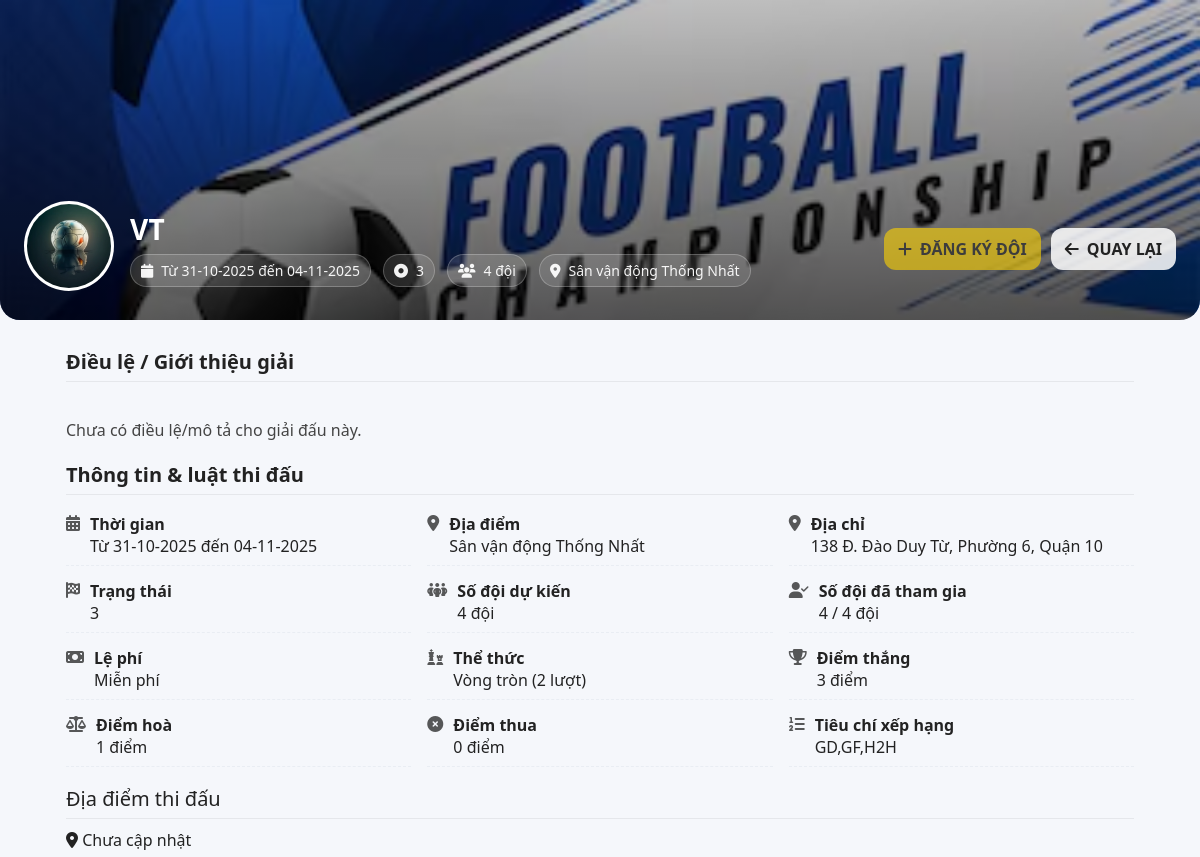
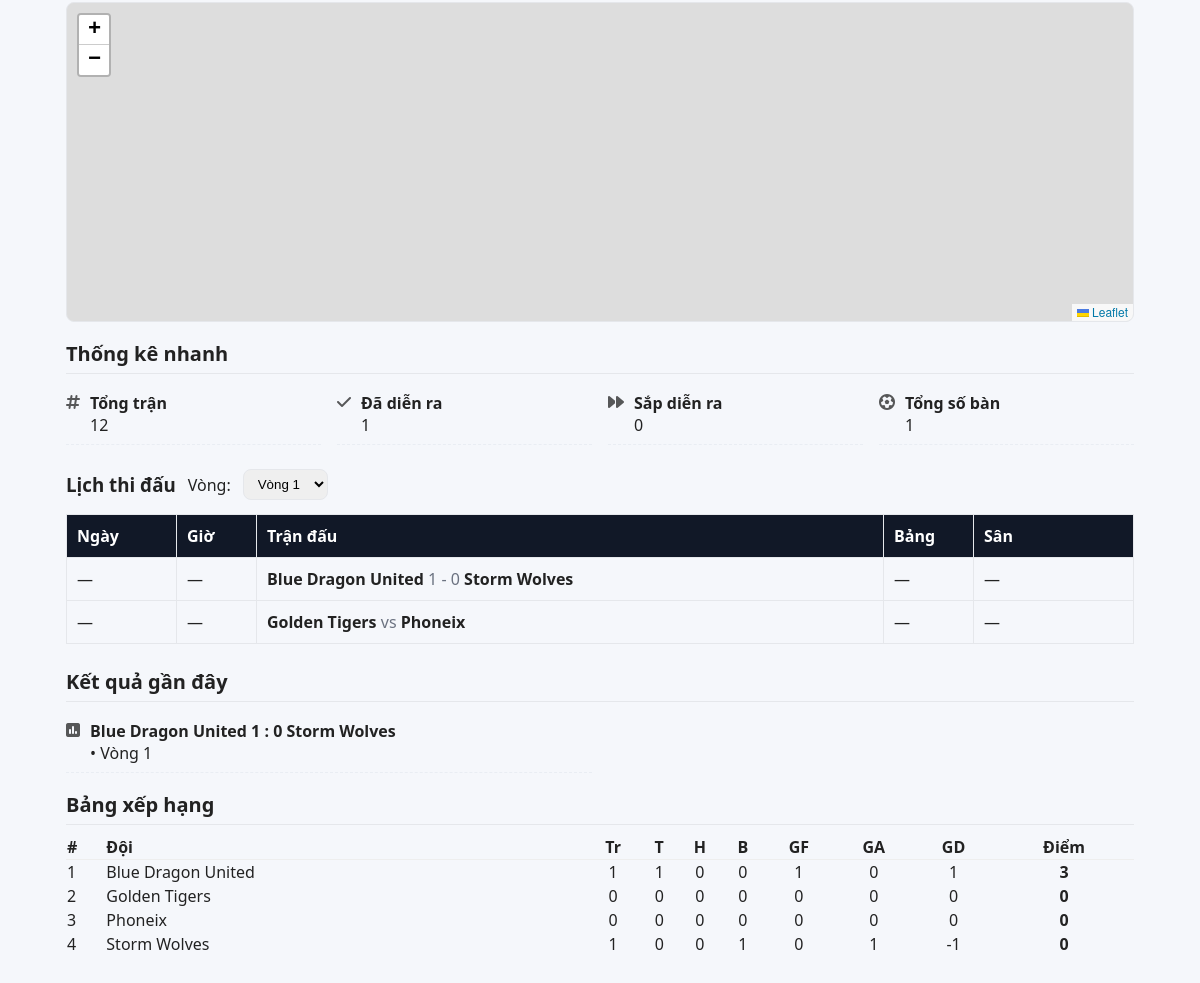
Screenshot of /view/tourna_detail.php?id=27 with the database file from the repository (2 pictures, top to bottom).
### tables this page shows
CREATE TABLE `tournament` (
  `idtourna` int(11) NOT NULL,
  `tournaName` varchar(255) NOT NULL,
  `logo` varchar(255) NOT NULL,
  `banner` varchar(255) NOT NULL,
  `startdate` datetime NOT NULL,
  `enddate` datetime NOT NULL,
  `status` tinyint(4) NOT NULL DEFAULT 0 COMMENT '0=draft,1=upcoming,2=ongoing,3=finished,4=cancelled',
  `team_count` int(11) DEFAULT NULL,
  `allow_online_reg` tinyint(1) NOT NULL DEFAULT 0,
  `regis_open_at` datetime DEFAULT NULL,
  `regis_close_at` datetime DEFAULT NULL,
  `id_org` bigint(20) UNSIGNED NOT NULL,
  `id_rule` int(11) DEFAULT NULL,
  `id_local` int(11) DEFAULT NULL,
  `fee_type` enum('FREE','PAID') NOT NULL DEFAULT 'FREE',
  `fee_amount` decimal(12,0) DEFAULT NULL,
  `regulation_summary` mediumtext DEFAULT NULL
);

CREATE TABLE `location` (
  `id_local` int(11) NOT NULL,
  `LocalName` varchar(100) NOT NULL,
  `Address` varchar(100) NOT NULL,
  `lat` decimal(9,6) DEFAULT NULL,
  `lng` decimal(9,6) DEFAULT NULL,
  `display_name` varchar(255) DEFAULT NULL,
  `provider` varchar(20) DEFAULT NULL,
  `provider_id` varchar(100) DEFAULT NULL,
  `formatted_address` varchar(255) DEFAULT NULL
);

CREATE TABLE `match` (
  `id_match` int(11) NOT NULL,
  `id_tourna` int(11) NOT NULL,
  `id_group` int(11) DEFAULT NULL,
  `round_no` int(11) NOT NULL,
  `leg_no` tinyint(4) DEFAULT 1,
  `home_team_id` int(11) DEFAULT NULL,
  `away_team_id` int(11) DEFAULT NULL,
  `home_placeholder` varchar(60) DEFAULT NULL,
  `away_placeholder` varchar(60) DEFAULT NULL,
  `kickoff_date` date DEFAULT NULL,
  `kickoff_time` time DEFAULT NULL,
  `venue` varchar(120) DEFAULT NULL,
  `status` enum('scheduled','played','canceled') DEFAULT 'scheduled',
  `home_score` tinyint(4) DEFAULT NULL,
  `away_score` tinyint(4) DEFAULT NULL,
  `location_id` int(11) DEFAULT NULL,
  `pitch_label` varchar(30) DEFAULT NULL
);

CREATE TABLE `team` (
  `id_team` int(11) NOT NULL,
  `teamName` varchar(250) NOT NULL,
  `logo` varchar(200) NOT NULL,
  `teamMember_count` int(11) NOT NULL,
  `id_user` bigint(20) UNSIGNED NOT NULL,
  `status` tinyint(1) NOT NULL DEFAULT 1
);

### view/tourna_detail.php (the view, shortened to what the rows shown need)
<?php
include_once(__DIR__ . "/../control/controltourna.php");
include_once(__DIR__ . "/../model/modelschedule.php");
$id = $_GET['id'] ?? $_GET['id_tourna'] ?? null;
$c   = new cTourna();
$tbl = $c->getTournamentFullDetails($id);
$row = $tbl->fetch_assoc();
$ruleType = strtolower($row['ruletype'] ?? $row['rule_type'] ?? '');
$BASE = rtrim(dirname($_SERVER['PHP_SELF']), '/');
function resolvePath(string $raw = null, string $fallback = '') {
  $raw = trim((string)$raw);
  if (preg_match('~^(https?://|/|\.{1,2}/)~i', $raw)) return $raw;
  global $BASE; return $BASE . '/' . ltrim($raw, '/');
}
$teamCnt  = $row['team_count'] ?? ($row['teamCount'] ?? '');
$approved = $c->countApprovedTeams($id);
$title    = $row['tournaName'] ?? ($row['name'] ?? 'Giải đấu');
$start    = !empty($row['startdate']) ? date('d-m-Y', strtotime($row['startdate'])) : '';
$end      = !empty($row['enddate'])   ? date('d-m-Y', strtotime($row['enddate']))   : '';
$status   = $row['status']   ?? '';
$location = $row['location'] ;
$address  = $row['address'] ;
$rawLogo   = trim($row['logo']   ?? '');
$logoSrc   = resolvePath($rawLogo,   $BASE . '/../img/giaidau/logo_macdinh.png');
$dateText  = $start ? ('Từ ' . $start . ($end ? ' đến ' . $end : '')) : '';
?>
<!DOCTYPE html>
<html lang="vi">
<head>
  <link rel="stylesheet" href="https://cdnjs.cloudflare.com/ajax/libs/font-awesome/6.4.0/css/all.min.css">
</head>
<body>
<header class="hero-header">
  <div class="hero-inner">
    <div class="logo">
      <img src="<?= htmlspecialchars($logoSrc) ?>" alt="logo"
           onerror="this.onerror=null;this.src='<?= $BASE ?>/img/giaidau/logo_macdinh.png';">
    </div>
    <div class="title-wrap">
      <h1><?= htmlspecialchars(mb_strtoupper($title)) ?></h1>
      <div class="meta">
        <?php if ($dateText): ?><span class="badge"><i class="fa fa-calendar"></i> <?= htmlspecialchars($dateText) ?></span><?php endif; ?>
        <?php if ($status):   ?><span class="badge"><i class="fa fa-circle-dot"></i> <?= htmlspecialchars($status) ?></span><?php endif; ?>
        <?php if ($teamCnt!==''): ?><span class="badge"><i class="fa fa-users"></i> <?= (int)$teamCnt ?> đội</span><?php endif; ?>
        <?php if ($location): ?><span class="badge"><i class="fa fa-location-dot"></i> <?= htmlspecialchars($location) ?></span><?php endif; ?>
      </div>
    </div>
  </div>
</header>
<main class="container">
<section class="card" style="grid-column: 1 / -1; margin-top:16px;">
  <h2 class="section-title">Điều lệ / Giới thiệu giải</h2>
</section>
<?php
  $rrRounds = $row['rr_rounds'] ?? $row['rrRounds'] ?? null;
  $tieRule  = $row['tiebreak_rule'] ?? null;
  function info_item($icon, $label, $value) {
    if ($value === null || $value === '' ) return '';
    return '<div class="info-item"><i class="fa '.$icon.'"></i><div><strong>'.$label.
           '</strong><br>'.$value.'</div></div>';
  }
?>
<section class="card" style="grid-column: 1 / -1;">
  <h2 class="section-title">Thông tin & luật thi đấu</h2>
  <div class="info-list">
    <?= info_item('fa-calendar-days', 'Thời gian', $dateText ?: null) ?>
    <?= info_item('fa-location-dot', 'Địa điểm', htmlspecialchars($location ?: '')) ?>
    <?= info_item('fa-location-dot', 'Địa chỉ', htmlspecialchars($address ?: '')) ?>
    <?php
      echo info_item('fa-list-ol', 'Tiêu chí xếp hạng', $tieRule ? htmlspecialchars($tieRule) : null);
    ?>
  </div>
</section>
<link rel="stylesheet" href="https://unpkg.com/leaflet@1.9.4/dist/leaflet.css"/>
<?php
  $played   = $c->getMatches((int)$id, 'played',   6);
?>
<section class="card" style="grid-column: 1 / -1; margin-top:16px;">
  <h2 class="section-title">Thống kê nhanh</h2>
</section>
<?php
if ($ruleType === 'roundrobin') {
  $ms = new mSchedule();
  $rrRounds = $ms->getRrRoundsPlain((int)$id);
  $rrData   = [];
  foreach ($rrRounds as $r) $rrData[$r] = $ms->getRoundMatchesRRPlain((int)$id, $r);
}
?>
<?php if ($ruleType === 'roundrobin' && !empty($rrRounds)): ?>
<section id="rr-schedule" class="card" style="grid-column: 1 / -1; margin:24px 0">
  <?php foreach($rrData as $rNo => $rows): ?>
    <div class="rr-round" id="r<?= (int)$rNo ?>" style="<?= ($rNo==reset($rrRounds)?'':'display:none') ?>;margin-top:14px">
      <table style="width:100%;border-collapse:collapse">
        <thead>
          <tr style="background:#111827;color:#fff">
            <th style="text-align:left;padding:10px;border:1px solid #e5e7eb;width:110px">Ngày</th>
            <th style="text-align:left;padding:10px;border:1px solid #e5e7eb;width:80px">Giờ</th>
            <th style="text-align:left;padding:10px;border:1px solid #e5e7eb">Trận đấu</th>
            <th style="text-align:left;padding:10px;border:1px solid #e5e7eb;width:90px">Bảng</th>
            <th style="text-align:left;padding:10px;border:1px solid #e5e7eb;width:160px">Sân</th>
          </tr>
        </thead>
        <tbody>
          <?php if (empty($rows)): ?>
            <tr><td colspan="5" style="padding:10px;border:1px solid #e5e7eb">Chưa có lịch.</td></tr>
          <?php else: foreach($rows as $m):
            $day   = $m['kickoff_date'] ? date('d-m-Y', strtotime($m['kickoff_date'])) : '—';
            $time  = $m['kickoff_time'] ?: '—';
            $home  = $m['home_name'] ?: '—';
            $away  = $m['away_name'] ?: '—';
            $hs    = is_numeric($m['home_score']) ? (int)$m['home_score'] : null;
            $as    = is_numeric($m['away_score']) ? (int)$m['away_score'] : null;
            $vsTxt = ($hs !== null || $as !== null) ? ($hs.' - '.$as) : 'vs';
            $venue = $m['pitch_label'] ?: ($m['local_name'] ?: '—');
          ?>
            <tr>
              <td style="padding:10px;border:1px solid #e5e7eb"><?= htmlspecialchars($day) ?></td>
              <td style="padding:10px;border:1px solid #e5e7eb"><?= htmlspecialchars($time) ?></td>
              <td style="padding:10px;border:1px solid #e5e7eb">
                <strong><?= htmlspecialchars($home) ?></strong>
                <span style="color:#6b7280"><?= $vsTxt ?></span>
                <strong><?= htmlspecialchars($away) ?></strong>
              </td>
              <td style="padding:10px;border:1px solid #e5e7eb">—</td>
              <td style="padding:10px;border:1px solid #e5e7eb"><?= htmlspecialchars($venue) ?></td>
            </tr>
          <?php endforeach; endif; ?>
        </tbody>
      </table>
    </div>
  <?php endforeach; ?>
</section>
<?php endif; ?>
<?php if (!empty($played)): ?>
<section class="card" style="grid-column: 1 / -1; margin-top:16px;">
  <h2 class="section-title">Kết quả gần đây</h2>
  <div class="info-list" style="grid-template-columns: repeat(2, minmax(0,1fr));">
    <?php foreach ($played as $m): ?>
      <div class="info-item">
        <i class="fa fa-square-poll-vertical"></i>
        <div>
          <strong><?= htmlspecialchars($m['home_name'] ?? 'Đội A') ?>
            <?= is_numeric($m['home_score']) ? (int)$m['home_score'] : '-' ?> :
            <?= is_numeric($m['away_score']) ? (int)$m['away_score'] : '-' ?>
            <?= htmlspecialchars($m['away_name'] ?? 'Đội B') ?>
          </strong><br>
          <?= ($m['round_no']!==null) ? ' • Vòng '.(int)$m['round_no'] : '' ?>
        </div>
      </div>
    <?php endforeach; ?>
  </div>
</section>
<?php endif; ?>
<?php if ($ruleType === 'roundrobin'): ?>
<?php
  require_once __DIR__ . '/../model/modelrank.php';
  $mr = new mRank();
  $standings = $mr->getStandingsLive((int)$id);
?>
<section class="card" style="grid-column: 1 / -1; margin-top:16px;">
  <h2 class="section-title">Bảng xếp hạng</h2>
  <table class="table" style="width:100%; border-collapse:collapse;">
    <thead>
      <tr>
        <th style="text-align:left;border-bottom:1px solid #eee;">#</th>
        <th style="text-align:left;border-bottom:1px solid #eee;">Đội</th>
        <th style="border-bottom:1px solid #eee;">Tr</th>
        <th style="border-bottom:1px solid #eee;">T</th>
        <th style="border-bottom:1px solid #eee;">H</th>
        <th style="border-bottom:1px solid #eee;">B</th>
        <th style="border-bottom:1px solid #eee;">GF</th>
        <th style="border-bottom:1px solid #eee;">GA</th>
        <th style="border-bottom:1px solid #eee;">GD</th>
        <th style="border-bottom:1px solid #eee;">Điểm</th>
      </tr>
    </thead>
    <tbody>
      <?php foreach ($standings as $i => $r): ?>
      <tr>
        <td><?= $i+1 ?></td>
        <td><?= htmlspecialchars($r['team_name']) ?></td>
        <td style="text-align:center"><?= $r['p'] ?></td>
        <td style="text-align:center"><?= $r['w'] ?></td>
        <td style="text-align:center"><?= $r['d'] ?></td>
        <td style="text-align:center"><?= $r['l'] ?></td>
        <td style="text-align:center"><?= $r['gf'] ?></td>
        <td style="text-align:center"><?= $r['ga'] ?></td>
        <td style="text-align:center"><?= $r['gd'] ?></td>
        <td style="text-align:center;font-weight:700;"><?= $r['pts'] ?></td>
      </tr>
      <?php endforeach; ?>
    </tbody>
  </table>
</section>
<?php endif; ?>
</main>
</body>
</html>

### rows the page displays
tournament: logo (picture), tournaName "VT", dateText "Từ 31-10-2025 đến 04-11-2025", status "3", team_count "4", id_local.LocalName "Sân vận động Thống Nhất", id_local.LocalName "Sân vận động Thống Nhất 138 Đ. Đào Duy Từ, Phường 6, Quận 10 GD,GF,H2H"
match: kickoff_date "—", kickoff_time "—", home "Blue Dragon United", vsTxt "1 - 0", away "Storm Wolves", venue "—", home_team.teamName "Blue Dragon United", home_score "1", away_score "0", away_team.teamName "Storm Wolves", round_no "1", p "1", w "1", gf "1", gd "1", pts "3", l "1", ga "1", gd "-1"
match: kickoff_date "—", kickoff_time "—", home "Golden Tigers", vsTxt "vs", away "Phoneix", venue "—"

### other values shown
$label "Thời gian Địa điểm Địa chỉ Trạng thái Số đội dự kiến Số đội đã tham gia Lệ phí Thể thức Điểm thắng Điểm hoà Điểm thua Tiêu chí xếp hạng Tổng trận Đã diễn ra Sắp diễn ra Tổng số bàn"
$value "Từ 31-10-2025 đến 04-11-2025 3 4 đội 4 / 4 đội Miễn phí Vòng tròn (2 lượt) 3 điểm 1 điểm 0 điểm 12 1 0 1"
$addr ?: 'Chưa cập nhật' "Chưa cập nhật"
$r['team_name'] "Golden Tigers"
$r['p'] "0"
$r['w'] "0"
$r['d'] "0"
$r['l'] "0"
$r['gf'] "0"
$r['ga'] "0"
$r['gd'] "0"
$r['pts'] "0"
$r['team_name'] "Phoneix"
